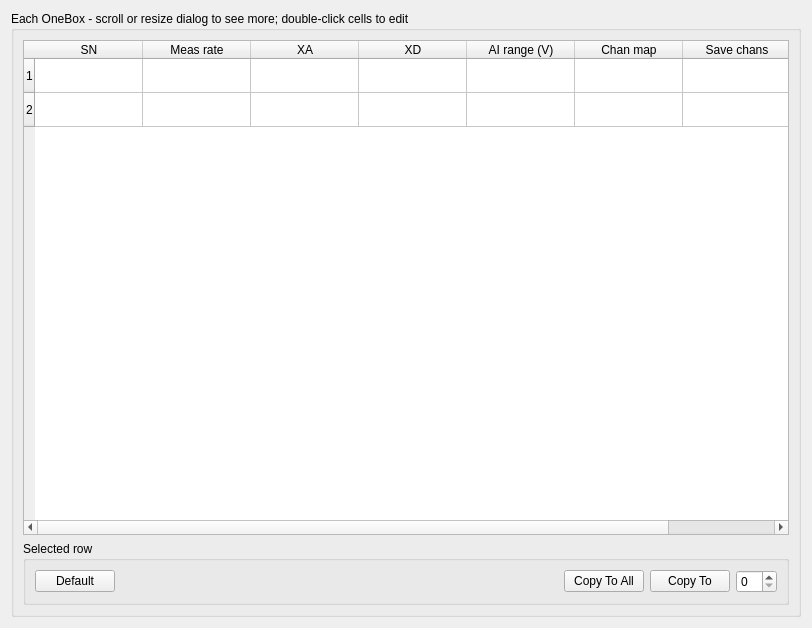
<?xml version="1.0" encoding="UTF-8"?>
<ui version="4.0">
 <class>ObxTab</class>
 <widget class="QWidget" name="ObxTab">
  <property name="geometry">
   <rect>
    <x>0</x>
    <y>0</y>
    <width>812</width>
    <height>628</height>
   </rect>
  </property>
  <property name="windowTitle">
   <string>Form</string>
  </property>
  <layout class="QGridLayout" name="gridLayout">
   <item row="0" column="0">
    <widget class="QGroupBox" name="eachGB">
     <property name="sizePolicy">
      <sizepolicy hsizetype="Preferred" vsizetype="Preferred">
       <horstretch>0</horstretch>
       <verstretch>0</verstretch>
      </sizepolicy>
     </property>
     <property name="title">
      <string>Each OneBox - scroll or resize dialog to see more; double-click cells to edit</string>
     </property>
     <layout class="QGridLayout" name="gridLayout_7">
      <item row="0" column="0" colspan="2">
       <widget class="QTableWidget" name="obxTbl">
        <property name="focusPolicy">
         <enum>Qt::StrongFocus</enum>
        </property>
        <property name="sizeAdjustPolicy">
         <enum>QAbstractScrollArea::AdjustIgnored</enum>
        </property>
        <property name="selectionMode">
         <enum>QAbstractItemView::SingleSelection</enum>
        </property>
        <property name="selectionBehavior">
         <enum>QAbstractItemView::SelectRows</enum>
        </property>
        <property name="wordWrap">
         <bool>false</bool>
        </property>
        <property name="rowCount">
         <number>2</number>
        </property>
        <attribute name="horizontalHeaderDefaultSectionSize">
         <number>108</number>
        </attribute>
        <attribute name="horizontalHeaderMinimumSectionSize">
         <number>35</number>
        </attribute>
        <attribute name="horizontalHeaderStretchLastSection">
         <bool>true</bool>
        </attribute>
        <attribute name="verticalHeaderDefaultSectionSize">
         <number>34</number>
        </attribute>
        <attribute name="verticalHeaderMinimumSectionSize">
         <number>25</number>
        </attribute>
        <attribute name="verticalHeaderStretchLastSection">
         <bool>false</bool>
        </attribute>
        <row/>
        <row/>
        <column>
         <property name="text">
          <string>SN</string>
         </property>
        </column>
        <column>
         <property name="text">
          <string>Meas rate</string>
         </property>
        </column>
        <column>
         <property name="text">
          <string>XA</string>
         </property>
        </column>
        <column>
         <property name="text">
          <string>XD</string>
         </property>
        </column>
        <column>
         <property name="text">
          <string>AI range (V)</string>
         </property>
        </column>
        <column>
         <property name="text">
          <string>Chan map</string>
         </property>
        </column>
        <column>
         <property name="text">
          <string>Save chans</string>
         </property>
        </column>
       </widget>
      </item>
      <item row="1" column="0" colspan="2">
       <widget class="QGroupBox" name="selBox">
        <property name="title">
         <string>Selected row</string>
        </property>
        <layout class="QGridLayout" name="gridLayout_4">
         <item row="0" column="4">
          <widget class="QSpinBox" name="toSB"/>
         </item>
         <item row="0" column="0">
          <widget class="QPushButton" name="defBut">
           <property name="sizePolicy">
            <sizepolicy hsizetype="Preferred" vsizetype="Fixed">
             <horstretch>0</horstretch>
             <verstretch>0</verstretch>
            </sizepolicy>
           </property>
           <property name="text">
            <string>Default</string>
           </property>
          </widget>
         </item>
         <item row="0" column="1">
          <spacer name="horizontalSpacer_3">
           <property name="orientation">
            <enum>Qt::Horizontal</enum>
           </property>
           <property name="sizeHint" stdset="0">
            <size>
             <width>40</width>
             <height>20</height>
            </size>
           </property>
          </spacer>
         </item>
         <item row="0" column="2">
          <widget class="QPushButton" name="copyAllBut">
           <property name="sizePolicy">
            <sizepolicy hsizetype="Preferred" vsizetype="Fixed">
             <horstretch>0</horstretch>
             <verstretch>0</verstretch>
            </sizepolicy>
           </property>
           <property name="text">
            <string>Copy To All</string>
           </property>
          </widget>
         </item>
         <item row="0" column="3">
          <widget class="QPushButton" name="copyToBut">
           <property name="sizePolicy">
            <sizepolicy hsizetype="Preferred" vsizetype="Fixed">
             <horstretch>0</horstretch>
             <verstretch>0</verstretch>
            </sizepolicy>
           </property>
           <property name="text">
            <string>Copy To</string>
           </property>
          </widget>
         </item>
        </layout>
       </widget>
      </item>
     </layout>
    </widget>
   </item>
  </layout>
 </widget>
 <tabstops>
  <tabstop>obxTbl</tabstop>
  <tabstop>defBut</tabstop>
  <tabstop>copyAllBut</tabstop>
  <tabstop>copyToBut</tabstop>
  <tabstop>toSB</tabstop>
 </tabstops>
 <resources/>
 <connections/>
</ui>
